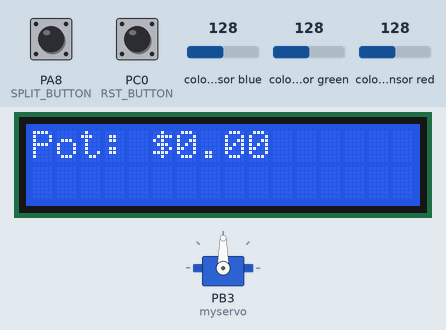
A sketch run on a simulated STM32 Blue Pill. On the bench: servo, 16×2 character LCD. Wiring (inferred from the names in the program): TCS3200 colour sensor: output PC1; S2 PA4; S3 PB0; S0 PA0; S1 PA1. The test bench sets the inputs (shaded band); at power-on: PA8 (SPLIT_BUTTON) HIGH, colour sensor blue 128, colour sensor red 128, PC0 (RST_BUTTON) HIGH, colour sensor green 128.

Above: at 2.2 s.
2.3 s: PA8 (SPLIT_BUTTON) pulled LOW for 1 s
At 2.9 s:
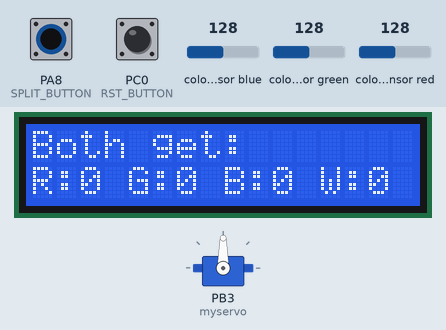
6.8 s: colour sensor blue set to 142
9.5 s: colour sensor blue set to 149
At 10.1 s:
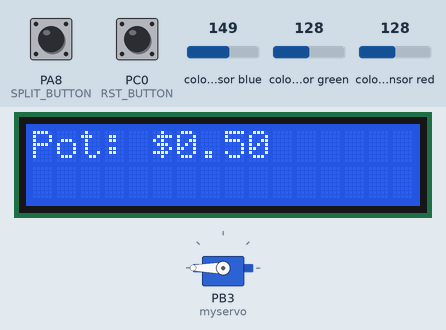
13.0 s: colour sensor red set to 125
At 13.6 s:
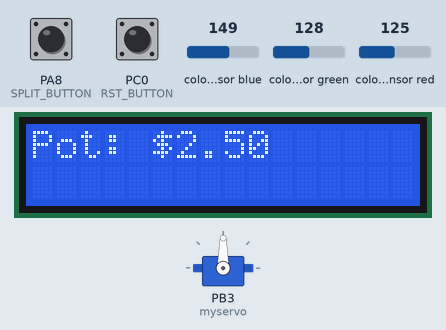
14.8 s: colour sensor red set to 77
16.3 s: colour sensor red set to 70
At 16.9 s:
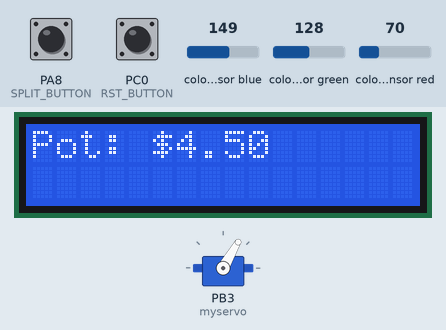
Timing chart, 0 to 19.3 s (numbered marks = the images above; inputs shaded):
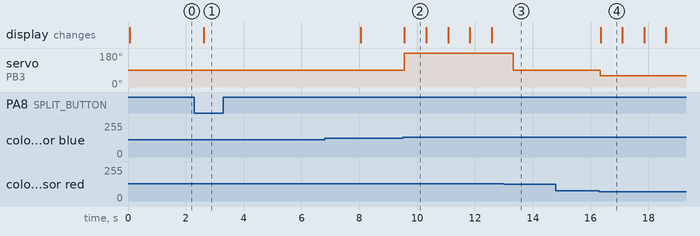

Measured:
- the behaviour switches between 145 and 146 on colour sensor blue (found by bisection; images 1 and 2)
- the behaviour switches between 128 and 127 on colour sensor red (found by bisection; images 2 and 3)
- the behaviour switches between 74 and 73 on colour sensor red (found by bisection; images 3 and 4)
- after the input at 2.3 s, the display: changes after 0.33 s (image 1)
- after the input at 9.5 s, servo on PB3 (myservo): 90° → 180° after 0.06 s; the display: changes after 0.06 s (image 2)
- after the input at 13.0 s, servo on PB3 (myservo): 180° → 90° after 0.33 s
- after the input at 14.8 s, every drawn part: stays the same
- after the input at 16.3 s, servo on PB3 (myservo): 90° → 60° at once; the display: changes at once (image 4)

The sketch:

chipcaddy_v1.ino
```cpp
#include <LiquidCrystal.h>
#include <Servo.h>

// Pin definitions for the color sensor
#define S0 PA0
#define S1 PA1
#define S2 PA4
#define S3 PB0
#define sensorOut PC1


// Pin definitions for the LCD
const int rs = PB5, en = PB4, d4 = PC7, d5 = PB6, d6 = PA7, d7 = PA6;
const int RST_BUTTON = PC0;  // the number of the pushbutton pin
const int SPLIT_BUTTON = PA8;  // the number of the pushbutton pin

LiquidCrystal lcd(rs, en, d4, d5, d6, d7);

// Servo setup
Servo myservo;
int servoPositionRed = 0;      // position for red
int servoPositionGreen = 60;   // position for green
int servoPositionBlue = 120;   // position for blue
int servoPositionWhite = 180;  // position for white
int servoStartPosition = 90;   // start or default position

const float RED_VALUE = 0.25;
const float WHITE_VALUE = 0.50;
const float BLUE_VALUE = 1.00;
const float GREEN_VALUE = 2.00;

float currentPot = 0.0; // The current pot of money
int redCount = 0;
int blueCount = 0;
int greenCount = 0;
int whiteCount = 0;

void setup() {
  myservo.attach(PB3); // attaches the servo on pin PB3 to the servo object

  // Setup the pins for the color sensor
  pinMode(S0, OUTPUT);
  pinMode(S1, OUTPUT);
  pinMode(S2, OUTPUT);
  pinMode(S3, OUTPUT);
  pinMode(RST_BUTTON, INPUT_PULLUP);
  pinMode(SPLIT_BUTTON, INPUT_PULLUP);
  pinMode(sensorOut, INPUT);

  // Setting frequency scaling to 20%
  digitalWrite(S0, HIGH);
  digitalWrite(S1, LOW);

  // Setup serial communication for debugging
  Serial.begin(9600);

  // Setup the LCD's number of columns and rows
  lcd.begin(16, 2);
  lcd.print("Pot: $");
  lcd.print(currentPot, 2); // Print the pot with 2 decimal places

  // Move the servo to the start position on setup
  myservo.write(servoStartPosition);
  delay(1000); // wait for 1 second to let the servo reach the position
}

void loop() {
  int redValue = readColor(LOW, LOW); // Reading Red filter (Red light)
  int greenValue = readColor(HIGH, HIGH); // Reading Green filter (Green light)
  int blueValue = readColor(LOW, HIGH); // Reading Blue filter (Blue light)

  String color = determineColor(redValue, greenValue, blueValue);

  if (color == "Red") {
    myservo.write(servoPositionRed);
    currentPot += RED_VALUE;
    redCount += 1;
  } else if (color == "Green") {
    myservo.write(servoPositionGreen);
    currentPot += GREEN_VALUE;
    greenCount += 1;
  } else if (color == "Blue") {
    myservo.write(servoPositionBlue);
    currentPot += BLUE_VALUE;
    blueCount += 1;
  } else if (color == "White") {
    myservo.write(servoPositionWhite);
    currentPot += WHITE_VALUE;
    whiteCount += 1;
  } else {
    myservo.write(servoStartPosition);
  }

    if (digitalRead(RST_BUTTON) == LOW) {
    delay(50);
    if (digitalRead(RST_BUTTON) == LOW) {

      currentPot = 0.00;
      redCount = 0;
      blueCount = 0;
      greenCount = 0;
      whiteCount = 0;

      lcd.clear();
      lcd.print("Pot: $");
      lcd.print(currentPot, 2);

      while (digitalRead(RST_BUTTON) == LOW) {

      }
      delay(50);
    }
  }

  bool splitButtonPressed = false;

  // Check if split button is pressed
  if (digitalRead(SPLIT_BUTTON) == LOW) {
    // Debounce the button
    delay(50);
    if (digitalRead(SPLIT_BUTTON) == LOW) {
      splitButtonPressed = true;
    lcd.clear(); // Clear the display
    lcd.setCursor(0, 0); // Set the cursor to the first column (0) and the first row (0)
    lcd.print("Both get:"); // Print on the first line
    lcd.setCursor(0, 1); // Set the cursor to the first column (0) and the second row (1)
    lcd.print("R:" + String(redCount / 2) +
              " G:" + String(greenCount / 2) +
              " B:" + String(blueCount / 2) +
              " W:" + String(whiteCount / 2));

      while (digitalRead(SPLIT_BUTTON) == LOW) {
      }
      delay(4000); // Delay after the button is released
    }
  }

  if (!splitButtonPressed) {
    lcd.clear();
    lcd.print("Pot: $");
    lcd.print(currentPot, 2); // Print with two decimal places
  }
  delay(750); // Wait for 1 second before next reading
}

// Rest of the functions (readColor, isInRange, determineColor) remain unchanged
int readColor(int s2state, int s3state) {
  digitalWrite(S2, s2state);
  digitalWrite(S3, s3state);
  // The pulseIn function reads a pulse on a pin in a particular state (HIGH or LOW)
  // For the color sensor, we are interested in reading the LOW pulse width,
  // which is the time the sensor's output pin stays LOW (in microseconds)
  // during a cycle of the sensor's output frequency.
  return pulseIn(sensorOut, LOW);
}

bool isInRange(int value, int target, int tolerance) {
  return value >= (target - tolerance) && value <= (target + tolerance);
}

String determineColor(int red, int green, int blue) {
  // Adjust the tolerance if necessary to be more lenient with the color ranges
  const int tolerance = 20; // for example, a +/- 10 range for each color
  if (isInRange(red, 35, tolerance) && isInRange(green, 120, tolerance) && isInRange(blue, 80, tolerance)) {
    return "Red";
  } else if (isInRange(red, 82, tolerance) && isInRange(green, 52, tolerance) && isInRange(blue, 55, tolerance)) {
    return "Green";
  } else if (isInRange(red, 91, tolerance) && isInRange(green, 74, tolerance) && isInRange(blue, 41, tolerance)) {
    return "Blue";
  } else if (isInRange(red, 19, tolerance) && isInRange(green, 20, tolerance) && isInRange(blue, 15, tolerance)) {
    return "White";
  } else {
    return "Unknown";
  }
}
```
